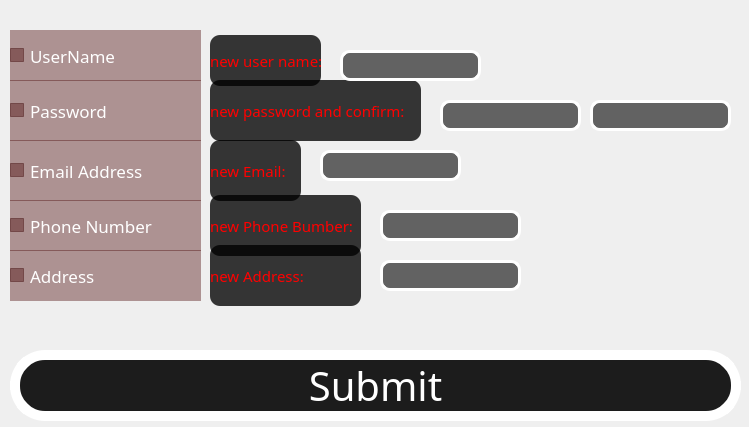
<?xml version="1.0" encoding="UTF-8"?>
<ui version="4.0">
 <class>ChangeInfo</class>
 <widget class="QDialog" name="ChangeInfo">
  <property name="geometry">
   <rect>
    <x>0</x>
    <y>0</y>
    <width>749</width>
    <height>427</height>
   </rect>
  </property>
  <property name="windowTitle">
   <string>Dialog</string>
  </property>
  <property name="styleSheet">
   <string notr="true">#ChangeInfo{border-image:url(:/images/images/WhiteSkull.jpg); }</string>
  </property>
  <widget class="QCheckBox" name="user_check">
   <property name="geometry">
    <rect>
     <x>10</x>
     <y>30</y>
     <width>191</width>
     <height>51</height>
    </rect>
   </property>
   <property name="font">
    <font>
     <family>Ravie</family>
     <pointsize>-1</pointsize>
     <italic>false</italic>
    </font>
   </property>
   <property name="styleSheet">
    <string notr="true">border-style:solid; background-color: rgba(72, 3, 3,100); color:white
;font-size:17px;</string>
   </property>
   <property name="text">
    <string>UserName</string>
   </property>
  </widget>
  <widget class="QCheckBox" name="pass_check">
   <property name="geometry">
    <rect>
     <x>10</x>
     <y>80</y>
     <width>191</width>
     <height>61</height>
    </rect>
   </property>
   <property name="font">
    <font>
     <family>Ravie</family>
     <pointsize>-1</pointsize>
     <italic>false</italic>
    </font>
   </property>
   <property name="styleSheet">
    <string notr="true">border-style:solid; background-color: rgba(72, 3, 3,100); color:white
;font-size:17px;</string>
   </property>
   <property name="text">
    <string>Password</string>
   </property>
  </widget>
  <widget class="QCheckBox" name="email_check">
   <property name="geometry">
    <rect>
     <x>10</x>
     <y>140</y>
     <width>191</width>
     <height>61</height>
    </rect>
   </property>
   <property name="font">
    <font>
     <family>Ravie</family>
     <pointsize>-1</pointsize>
     <italic>false</italic>
    </font>
   </property>
   <property name="styleSheet">
    <string notr="true">border-style:solid; background-color: rgba(72, 3, 3,100); color:white
;font-size:17px;</string>
   </property>
   <property name="text">
    <string>Email Address</string>
   </property>
  </widget>
  <widget class="QCheckBox" name="phone_check">
   <property name="geometry">
    <rect>
     <x>10</x>
     <y>200</y>
     <width>191</width>
     <height>51</height>
    </rect>
   </property>
   <property name="font">
    <font>
     <family>Ravie</family>
     <pointsize>-1</pointsize>
     <italic>false</italic>
    </font>
   </property>
   <property name="styleSheet">
    <string notr="true">border-style:solid; background-color: rgba(72, 3, 3,100); color:white
;font-size:17px;</string>
   </property>
   <property name="text">
    <string>Phone Number</string>
   </property>
  </widget>
  <widget class="QLabel" name="userL">
   <property name="enabled">
    <bool>true</bool>
   </property>
   <property name="geometry">
    <rect>
     <x>210</x>
     <y>35</y>
     <width>111</width>
     <height>51</height>
    </rect>
   </property>
   <property name="font">
    <font>
     <family>MV Boli</family>
     <pointsize>-1</pointsize>
    </font>
   </property>
   <property name="styleSheet">
    <string notr="true">border-style:solid; background-color: rgba(0, 0, 0,200); color:red
;font-size:15px;border-radius:10px;</string>
   </property>
   <property name="text">
    <string>new user name:</string>
   </property>
  </widget>
  <widget class="QLabel" name="passL">
   <property name="geometry">
    <rect>
     <x>210</x>
     <y>80</y>
     <width>211</width>
     <height>61</height>
    </rect>
   </property>
   <property name="font">
    <font>
     <family>MV Boli</family>
     <pointsize>-1</pointsize>
    </font>
   </property>
   <property name="styleSheet">
    <string notr="true">border-style:solid; background-color: rgba(0, 0, 0,200); color:red
;font-size:15px;border-radius:10px;</string>
   </property>
   <property name="text">
    <string>new password and confirm:</string>
   </property>
  </widget>
  <widget class="QLabel" name="emailL">
   <property name="geometry">
    <rect>
     <x>210</x>
     <y>140</y>
     <width>91</width>
     <height>61</height>
    </rect>
   </property>
   <property name="font">
    <font>
     <family>MV Boli</family>
     <pointsize>-1</pointsize>
    </font>
   </property>
   <property name="styleSheet">
    <string notr="true">border-style:solid; background-color: rgba(0, 0, 0,200); color:red
;font-size:15px;border-radius:10px;</string>
   </property>
   <property name="text">
    <string>new Email:</string>
   </property>
  </widget>
  <widget class="QLabel" name="phoneL">
   <property name="geometry">
    <rect>
     <x>210</x>
     <y>195</y>
     <width>151</width>
     <height>61</height>
    </rect>
   </property>
   <property name="font">
    <font>
     <family>MV Boli</family>
     <pointsize>-1</pointsize>
    </font>
   </property>
   <property name="styleSheet">
    <string notr="true">border-style:solid; background-color: rgba(0, 0, 0,200); color:red
;font-size:15px;border-radius:10px;</string>
   </property>
   <property name="text">
    <string>new Phone Bumber:</string>
   </property>
  </widget>
  <widget class="QLineEdit" name="user">
   <property name="enabled">
    <bool>true</bool>
   </property>
   <property name="geometry">
    <rect>
     <x>340</x>
     <y>50</y>
     <width>141</width>
     <height>31</height>
    </rect>
   </property>
   <property name="font">
    <font>
     <family>Rockwell Condensed</family>
     <pointsize>-1</pointsize>
    </font>
   </property>
   <property name="styleSheet">
    <string notr="true">#user{border-color:white;background-color:rgba(0,0,0,150);color:white;font-size:15px;border-radius:10px;border-style:solid;border-width:3px;}
#user:hover{background-color:black;}

</string>
   </property>
  </widget>
  <widget class="QLineEdit" name="pass">
   <property name="geometry">
    <rect>
     <x>440</x>
     <y>100</y>
     <width>141</width>
     <height>31</height>
    </rect>
   </property>
   <property name="font">
    <font>
     <family>Rockwell Condensed</family>
     <pointsize>-1</pointsize>
    </font>
   </property>
   <property name="styleSheet">
    <string notr="true">#pass{border-color:white;background-color:rgba(0,0,0,150);color:white;font-size:15px;border-radius:10px;border-style:solid;border-width:3px;}
#pass:hover{background-color:black;}

</string>
   </property>
   <property name="echoMode">
    <enum>QLineEdit::Password</enum>
   </property>
  </widget>
  <widget class="QLineEdit" name="confirm">
   <property name="geometry">
    <rect>
     <x>590</x>
     <y>100</y>
     <width>141</width>
     <height>31</height>
    </rect>
   </property>
   <property name="font">
    <font>
     <family>Rockwell Condensed</family>
     <pointsize>-1</pointsize>
    </font>
   </property>
   <property name="styleSheet">
    <string notr="true">#confirm{border-color:white;background-color:rgba(0,0,0,150);color:white;font-size:15px;border-radius:10px;border-style:solid;border-width:3px;}
#confirm:hover{background-color:black;}</string>
   </property>
   <property name="echoMode">
    <enum>QLineEdit::Password</enum>
   </property>
  </widget>
  <widget class="QLineEdit" name="email">
   <property name="geometry">
    <rect>
     <x>320</x>
     <y>150</y>
     <width>141</width>
     <height>31</height>
    </rect>
   </property>
   <property name="font">
    <font>
     <family>Rockwell Condensed</family>
     <pointsize>-1</pointsize>
    </font>
   </property>
   <property name="styleSheet">
    <string notr="true">#email{border-color:white;background-color:rgba(0,0,0,150);color:white;font-size:15px;border-radius:10px;border-style:solid;border-width:3px;}
#email:hover{background-color:black;}

</string>
   </property>
  </widget>
  <widget class="QLineEdit" name="phone">
   <property name="geometry">
    <rect>
     <x>380</x>
     <y>210</y>
     <width>141</width>
     <height>31</height>
    </rect>
   </property>
   <property name="font">
    <font>
     <family>Rockwell Condensed</family>
     <pointsize>-1</pointsize>
    </font>
   </property>
   <property name="styleSheet">
    <string notr="true">#phone{border-color:white;background-color:rgba(0,0,0,150);color:white;font-size:15px;border-radius:10px;border-style:solid;border-width:3px;}
#phone:hover{background-color:black;}

</string>
   </property>
  </widget>
  <widget class="QPushButton" name="submit">
   <property name="geometry">
    <rect>
     <x>10</x>
     <y>350</y>
     <width>731</width>
     <height>71</height>
    </rect>
   </property>
   <property name="font">
    <font>
     <family>Mistral</family>
     <pointsize>-1</pointsize>
    </font>
   </property>
   <property name="styleSheet">
    <string notr="true">#submit{font-size:40px; border-color:white;border-radius:35px;;background-color:rgba(0,0,0,225);color:white;border-style: solid;
  border-width: 10px;}
#submit:hover{background-color:rgba(255,255,255,225);color:black;}</string>
   </property>
   <property name="text">
    <string>Submit</string>
   </property>
  </widget>
  <widget class="QLineEdit" name="adr">
   <property name="geometry">
    <rect>
     <x>380</x>
     <y>260</y>
     <width>141</width>
     <height>31</height>
    </rect>
   </property>
   <property name="font">
    <font>
     <family>Rockwell Condensed</family>
     <pointsize>-1</pointsize>
    </font>
   </property>
   <property name="styleSheet">
    <string notr="true">#adr{border-color:white;background-color:rgba(0,0,0,150);color:white;font-size:15px;border-radius:10px;border-style:solid;border-width:3px;}
#adr:hover{background-color:black;}

</string>
   </property>
  </widget>
  <widget class="QCheckBox" name="adr_check">
   <property name="geometry">
    <rect>
     <x>10</x>
     <y>250</y>
     <width>191</width>
     <height>51</height>
    </rect>
   </property>
   <property name="font">
    <font>
     <family>Ravie</family>
     <pointsize>-1</pointsize>
     <italic>false</italic>
    </font>
   </property>
   <property name="styleSheet">
    <string notr="true">border-style:solid; background-color: rgba(72, 3, 3,100); color:white
;font-size:17px;</string>
   </property>
   <property name="text">
    <string>Address</string>
   </property>
  </widget>
  <widget class="QLabel" name="adrL">
   <property name="geometry">
    <rect>
     <x>210</x>
     <y>245</y>
     <width>151</width>
     <height>61</height>
    </rect>
   </property>
   <property name="font">
    <font>
     <family>MV Boli</family>
     <pointsize>-1</pointsize>
    </font>
   </property>
   <property name="styleSheet">
    <string notr="true">border-style:solid; background-color: rgba(0, 0, 0,200); color:red
;font-size:15px;border-radius:10px;</string>
   </property>
   <property name="text">
    <string>new Address:</string>
   </property>
  </widget>
 </widget>
 <resources/>
 <connections>
  <connection>
   <sender>user_check</sender>
   <signal>toggled(bool)</signal>
   <receiver>userL</receiver>
   <slot>setVisible(bool)</slot>
   <hints>
    <hint type="sourcelabel">
     <x>134</x>
     <y>46</y>
    </hint>
    <hint type="destinationlabel">
     <x>264</x>
     <y>58</y>
    </hint>
   </hints>
  </connection>
  <connection>
   <sender>pass_check</sender>
   <signal>toggled(bool)</signal>
   <receiver>passL</receiver>
   <slot>setVisible(bool)</slot>
   <hints>
    <hint type="sourcelabel">
     <x>122</x>
     <y>113</y>
    </hint>
    <hint type="destinationlabel">
     <x>282</x>
     <y>105</y>
    </hint>
   </hints>
  </connection>
  <connection>
   <sender>pass_check</sender>
   <signal>toggled(bool)</signal>
   <receiver>pass</receiver>
   <slot>setVisible(bool)</slot>
   <hints>
    <hint type="sourcelabel">
     <x>142</x>
     <y>123</y>
    </hint>
    <hint type="destinationlabel">
     <x>509</x>
     <y>122</y>
    </hint>
   </hints>
  </connection>
  <connection>
   <sender>pass_check</sender>
   <signal>toggled(bool)</signal>
   <receiver>confirm</receiver>
   <slot>setVisible(bool)</slot>
   <hints>
    <hint type="sourcelabel">
     <x>65</x>
     <y>95</y>
    </hint>
    <hint type="destinationlabel">
     <x>632</x>
     <y>120</y>
    </hint>
   </hints>
  </connection>
  <connection>
   <sender>email_check</sender>
   <signal>toggled(bool)</signal>
   <receiver>emailL</receiver>
   <slot>setVisible(bool)</slot>
   <hints>
    <hint type="sourcelabel">
     <x>130</x>
     <y>166</y>
    </hint>
    <hint type="destinationlabel">
     <x>245</x>
     <y>173</y>
    </hint>
   </hints>
  </connection>
  <connection>
   <sender>email_check</sender>
   <signal>toggled(bool)</signal>
   <receiver>email</receiver>
   <slot>setVisible(bool)</slot>
   <hints>
    <hint type="sourcelabel">
     <x>117</x>
     <y>187</y>
    </hint>
    <hint type="destinationlabel">
     <x>384</x>
     <y>168</y>
    </hint>
   </hints>
  </connection>
  <connection>
   <sender>phone_check</sender>
   <signal>toggled(bool)</signal>
   <receiver>phoneL</receiver>
   <slot>setVisible(bool)</slot>
   <hints>
    <hint type="sourcelabel">
     <x>132</x>
     <y>215</y>
    </hint>
    <hint type="destinationlabel">
     <x>256</x>
     <y>242</y>
    </hint>
   </hints>
  </connection>
  <connection>
   <sender>phone_check</sender>
   <signal>toggled(bool)</signal>
   <receiver>phone</receiver>
   <slot>setVisible(bool)</slot>
   <hints>
    <hint type="sourcelabel">
     <x>164</x>
     <y>222</y>
    </hint>
    <hint type="destinationlabel">
     <x>467</x>
     <y>219</y>
    </hint>
   </hints>
  </connection>
  <connection>
   <sender>user_check</sender>
   <signal>toggled(bool)</signal>
   <receiver>user</receiver>
   <slot>setVisible(bool)</slot>
   <hints>
    <hint type="sourcelabel">
     <x>92</x>
     <y>30</y>
    </hint>
    <hint type="destinationlabel">
     <x>411</x>
     <y>72</y>
    </hint>
   </hints>
  </connection>
  <connection>
   <sender>adr_check</sender>
   <signal>toggled(bool)</signal>
   <receiver>adrL</receiver>
   <slot>setVisible(bool)</slot>
   <hints>
    <hint type="sourcelabel">
     <x>141</x>
     <y>272</y>
    </hint>
    <hint type="destinationlabel">
     <x>273</x>
     <y>292</y>
    </hint>
   </hints>
  </connection>
  <connection>
   <sender>adr_check</sender>
   <signal>toggled(bool)</signal>
   <receiver>adr</receiver>
   <slot>setVisible(bool)</slot>
   <hints>
    <hint type="sourcelabel">
     <x>141</x>
     <y>280</y>
    </hint>
    <hint type="destinationlabel">
     <x>465</x>
     <y>280</y>
    </hint>
   </hints>
  </connection>
 </connections>
</ui>
